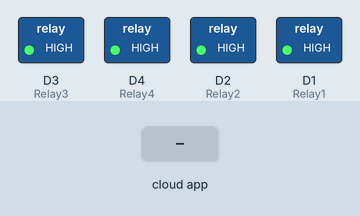
Bench run of a sketch on a simulated ESP8266 (NodeMCU). Shown: switched loads named in the sketch (green lamp = pin HIGH). The test bench sets the inputs (shaded band). WiFi joins after 1.5 s; servers stay silent unless stated; no MQTT or app messages arrive unless stated; what the sketch prints to the serial monitor is not drawn.

Above: at 2.7 s.
2.8 s: the phone or cloud app sets pattern2 to 0
At 4.4 s:
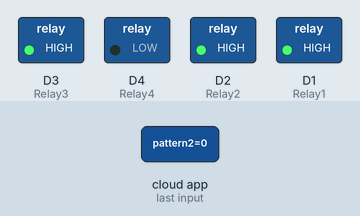
5.2 s: the phone or cloud app sets pattern1 to 1
At 5.36 s:
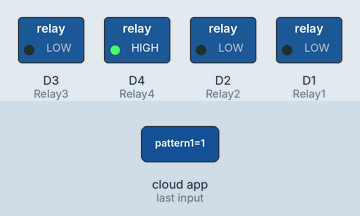
7.3 s: the phone or cloud app sets pattern3 to 0
At 8.0 s:
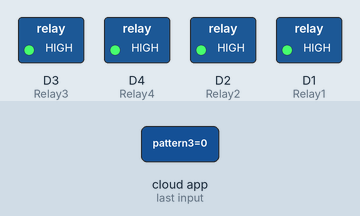
8.8 s: the phone or cloud app sets pattern1 to 0
At 9.3 s:
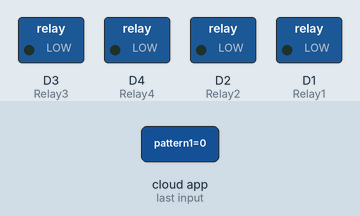
10.3 s: the phone or cloud app sets pattern2 to 1
At 10.75 s:
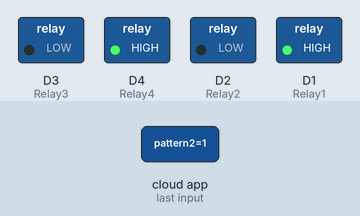
Timing chart, 0 to 13.3 s (numbered marks = the images above; inputs shaded):
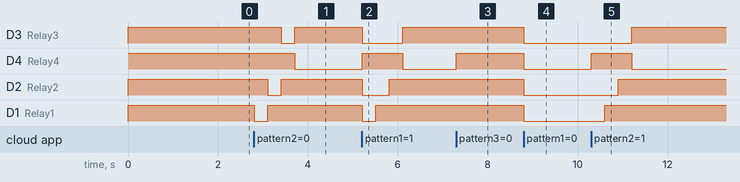

Measured:
- after the input at 2.8 s, D3 (Relay3): HIGH → LOW after 0.61 s, → HIGH 0.30 s later; D4 (Relay4): HIGH → LOW after 0.91 s; D2 (Relay2): HIGH → LOW after 0.31 s, → HIGH 0.30 s later; D1 (Relay1): HIGH → LOW at once, → HIGH 0.30 s later
- after the input at 5.2 s, D3 (Relay3): HIGH → LOW at once, → HIGH 0.90 s later; D4 (Relay4): LOW → HIGH at once, → LOW 0.90 s later; D2 (Relay2): HIGH → LOW at once, → HIGH 0.60 s later; D1 (Relay1): HIGH → LOW at once, → HIGH 0.30 s later
- after the input at 7.3 s, D4 (Relay4): LOW → HIGH at once
- after the input at 8.8 s, D3 (Relay3), D4 (Relay4), D2 (Relay2), D1 (Relay1): HIGH → LOW at once
- after the input at 10.3 s, D3 (Relay3): LOW → HIGH after 0.91 s; D4 (Relay4): LOW → HIGH at once, → LOW 0.90 s later; D2 (Relay2): LOW → HIGH after 0.61 s; D1 (Relay1): LOW → HIGH after 0.31 s

The sketch:

final.ino
```cpp
#include <ESP8266WiFi.h>
#include "Adafruit_MQTT.h"
#include "Adafruit_MQTT_Client.h"

#define Relay1            D1
#define Relay2            D2
#define Relay3            D3
#define Relay4            D4
int d=0;

#define WLAN_SSID       "realme"             // Your SSID
#define WLAN_PASS       "qqqqqqqq"        // Your password

/************************* Adafruit.io Setup *********************************/

#define AIO_SERVER      "io.adafruit.com" //Adafruit Server
#define AIO_SERVERPORT  1883
#define AIO_USERNAME    "kantharuban"            // Username
#define AIO_KEY         "aio_GAWb49QTxZrwMo484xRha3P3AhIo"   // Auth Key

//WIFI CLIENT
WiFiClient client;

Adafruit_MQTT_Client mqtt(&client, AIO_SERVER, AIO_SERVERPORT, AIO_USERNAME, AIO_KEY);

Adafruit_MQTT_Subscribe pattern1 = Adafruit_MQTT_Subscribe(&mqtt, AIO_USERNAME"/feeds/pattern1"); // Feeds name should be same everywhere
Adafruit_MQTT_Subscribe pattern2 = Adafruit_MQTT_Subscribe(&mqtt, AIO_USERNAME "/feeds/pattern2");
Adafruit_MQTT_Subscribe pattern3 = Adafruit_MQTT_Subscribe(&mqtt, AIO_USERNAME "/feeds/pattern3");
//Adafruit_MQTT_Subscribe Light4 = Adafruit_MQTT_Subscribe(&mqtt, AIO_USERNAME "/feeds/Relay4");

void MQTT_connect();

void setup() {
  Serial.begin(115200);

  pinMode(Relay1, OUTPUT);
  pinMode(Relay2, OUTPUT);
  pinMode(Relay3, OUTPUT);
  pinMode(Relay4, OUTPUT);


      digitalWrite(Relay4, HIGH);
      digitalWrite(Relay3, HIGH);
      digitalWrite(Relay2, HIGH);
      digitalWrite(Relay1, HIGH);


  // Connect to WiFi access point.
  Serial.println(); Serial.println();
  Serial.print("Connecting to ");
  Serial.println(WLAN_SSID);

  WiFi.begin(WLAN_SSID, WLAN_PASS);
  while (WiFi.status() != WL_CONNECTED) {
    delay(500);
    Serial.print(".");
  }
  Serial.println();

  Serial.println("WiFi connected");
  Serial.println("IP address: ");
  Serial.println(WiFi.localIP());

  mqtt.subscribe(&pattern1);
  mqtt.subscribe(&pattern2);
  mqtt.subscribe(&pattern3);
//  mqtt.subscribe(&Light4);
}

void loop() {

  MQTT_connect();


  Adafruit_MQTT_Subscribe *subscription;
  while ((subscription = mqtt.readSubscription(20000))) {
    if (subscription == &pattern1) {
      Serial.print(F("Got: "));
      Serial.println((char *)pattern1.lastread);
      digitalWrite(Relay1, LOW);
      digitalWrite(Relay2,LOW);
      digitalWrite(Relay3, LOW);
      digitalWrite(Relay4,LOW);
       if(d==1)
      {
dancingled();
      }

  }
  if (subscription == &pattern2) {
      Serial.print(F("Got: "));
      Serial.println((char *)pattern2.lastread);
      int Light2_State = atoi((char *)pattern2.lastread);
      d=1;
       if(d==1)
      {
dancingled();
      }

    }
     if (subscription == &pattern3) {
      Serial.print(F("Got: "));
      Serial.println((char *)pattern3.lastread);
      d=0;
      digitalWrite(Relay1, HIGH);
      digitalWrite(Relay2, HIGH);
      digitalWrite(Relay3, HIGH);
      digitalWrite(Relay4, HIGH);
       if(d==1)
      {
dancingled();
      }

    }


}
 if(d==1)
      {
dancingled();
      }
}
void MQTT_connect() {
  int8_t ret;
 if(d==1)
      {
dancingled();
      }
  if (mqtt.connected()) {
    return;
  }

  Serial.print("Connecting to MQTT... ");

  uint8_t retries = 3;

  while ((ret = mqtt.connect()) != 0) {
    Serial.println(mqtt.connectErrorString(ret));
    Serial.println("Retrying MQTT connection in 5 seconds...");
    mqtt.disconnect();
    delay(5000);
    retries--;
    if (retries == 0) {
      while (1);
    }
  }
  Serial.println("MQTT Connected!");

}
void dancingled()
{

        digitalWrite(Relay4,HIGH);
        digitalWrite(Relay1, LOW);
        delay(300);
        digitalWrite(Relay1, HIGH);
      digitalWrite(Relay2,LOW);
      delay(300);
      digitalWrite(Relay2,HIGH);
      digitalWrite(Relay3, LOW);
      delay(300);
      digitalWrite(Relay3, HIGH);
      digitalWrite(Relay4,LOW);
      delay(300);
}
```
